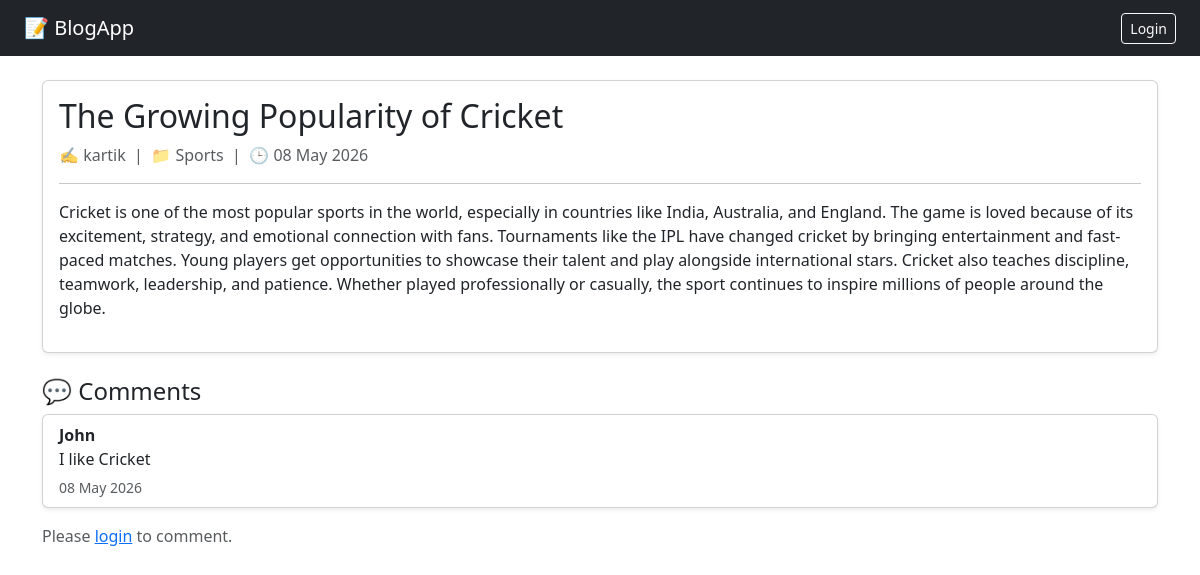
The page /blog/article/4/ on the database its author committed.
### blog/models.py (models this page shows, shortened)
class Article(models.Model):
    title = models.CharField(max_length=200)
    content = models.TextField()
    author = models.ForeignKey(settings.AUTH_USER_MODEL, on_delete=models.CASCADE)
    category = models.ForeignKey(Category, on_delete=models.SET_NULL, null = True)
    created_date = models.DateTimeField(auto_now_add=True)

class Category(models.Model):
    name = models.CharField(max_length=100, unique=True)
    def __str__(self):
        return self.name

class Comment(models.Model):
    article = models.ForeignKey(
    Article,
    on_delete=models.CASCADE,
    related_name='comments')
    user = models.ForeignKey(settings.AUTH_USER_MODEL, on_delete=models.CASCADE)
    content = models.TextField()
    created_date = models.DateTimeField(auto_now_add=True)

### Accounts/models.py (models this page shows)
class CustomUser(AbstractUser):
    ROLE_CHOICES = (
        ('reader', 'Reader'),
        ('author', 'Author'),
        ('admin', 'Admin'),
    )
    role = models.CharField(max_length=10, choices=ROLE_CHOICES, default='reader')
    def __str__(self):
        return self.username

### blog/views.py (the view)
# urls.py: path('article/<int:id>/', article_detail, name='article_detail'),
def article_detail(request, id):
    article = get_object_or_404(Article, id=id)
    form = CommentForm()
    return render(request, 'app/article_detail.html', {'article': article, 'form':form})

### blog/templates/app/article_detail.html (shortened to what this page needs)
{% extends 'base.html' %}
{% block content %}
<div class="card shadow-sm mb-4">
    <div class="card-body">
        <h2 class="card-title">{{ article.title }}</h2>
        <p class="text-muted">✍️ {{ article.author }} &nbsp;|&nbsp; 📁 {{ article.category }} &nbsp;|&nbsp; 🕒 {{ article.created_date|date:"d M Y" }}</p>
        <hr>
        <p>{{ article.content }}</p>
    </div>
</div>
<h4>💬 Comments</h4>
{% for comment in article.comments.all %}
<div class="card mb-2 shadow-sm">
    <div class="card-body py-2">
        <strong>{{ comment.user }}</strong>
        <p class="mb-1">{{ comment.content }}</p>
        <small class="text-muted">{{ comment.created_date|date:"d M Y" }}</small>
    </div>
</div>
{% empty %}
    <p class="text-muted">No comments yet.</p>
{% endfor %}
{% if user.is_authenticated %}
<div class="card mt-4 shadow-sm">
    <div class="card-body">
        <h5>Add Comment</h5>
        <form method="POST" action="{% url 'add_comment' article.id %}">
            {% csrf_token %}
            {{ form.as_p }}
            <button type="submit" class="btn btn-dark btn-sm mt-2">Post Comment</button>
        </form>
    </div>
</div>
{% else %}
    <p class="text-muted mt-3">Please <a href="{% url 'login' %}">login</a> to comment.</p>
{% endif %}
{% endblock %}

### rows shown on the page
Article: title "The Growing Popularity of Cricket", author "kartik", category "Sports", created_date "08 May 2026", content "Cricket is one of the most popular sports in the world, especially in countries like India, Australia, and England. The game is loved because of its excitement, strategy, and emotional connection with fans. Tournaments like the IPL have changed cricket by bringing entertainment and fast-paced matches. Young players get opportunities to showcase their talent and play alongside international stars. Cricket also teaches discipline, teamwork, leadership, and patience. Whether played professionally or casually, the sport continues to inspire millions of people around the globe."
Comment: user "John", content "I like Cricket", created_date "08 May 2026"
